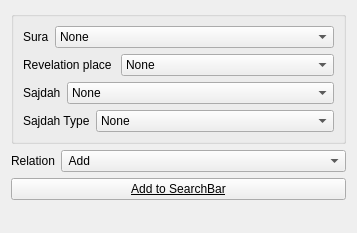
       <widget class="QWidget" name="p_misc">
        <property name="geometry">
         <rect>
          <x>0</x>
          <y>0</y>
          <width>357</width>
          <height>233</height>
         </rect>
        </property>
        <attribute name="label">
         <string>Misc</string>
        </attribute>
        <layout class="QVBoxLayout" name="verticalLayout_20">
         <item>
          <widget class="QGroupBox" name="groupBox_11">
           <property name="title">
            <string/>
           </property>
           <layout class="QVBoxLayout" name="verticalLayout_21">
            <item>
             <layout class="QHBoxLayout" name="horizontalLayout_15">
              <item>
               <widget class="QLabel" name="label_25">
                <property name="sizePolicy">
                 <sizepolicy hsizetype="Fixed" vsizetype="Preferred">
                  <horstretch>0</horstretch>
                  <verstretch>0</verstretch>
                 </sizepolicy>
                </property>
                <property name="text">
                 <string>Sura</string>
                </property>
                <property name="buddy">
                 <cstring>o_stat_in</cstring>
                </property>
               </widget>
              </item>
              <item>
               <widget class="QComboBox" name="o_sura_name">
                <item>
                 <property name="text">
                  <string>None</string>
                 </property>
                </item>
               </widget>
              </item>
             </layout>
            </item>
            <item>
             <layout class="QHBoxLayout" name="horizontalLayout_16">
              <item>
               <widget class="QLabel" name="label_26">
                <property name="sizePolicy">
                 <sizepolicy hsizetype="Fixed" vsizetype="Preferred">
                  <horstretch>0</horstretch>
                  <verstretch>0</verstretch>
                 </sizepolicy>
                </property>
                <property name="text">
                 <string>Revelation place </string>
                </property>
                <property name="buddy">
                 <cstring>o_stat_in</cstring>
                </property>
               </widget>
              </item>
              <item>
               <widget class="QComboBox" name="o_tanzil">
                <item>
                 <property name="text">
                  <string>None</string>
                 </property>
                </item>
                <item>
                 <property name="text">
                  <string>Medina</string>
                 </property>
                </item>
                <item>
                 <property name="text">
                  <string>Mekka</string>
                 </property>
                </item>
               </widget>
              </item>
             </layout>
            </item>
            <item>
             <layout class="QHBoxLayout" name="horizontalLayout_19">
              <item>
               <widget class="QLabel" name="label_31">
                <property name="sizePolicy">
                 <sizepolicy hsizetype="Fixed" vsizetype="Preferred">
                  <horstretch>0</horstretch>
                  <verstretch>0</verstretch>
                 </sizepolicy>
                </property>
                <property name="text">
                 <string>Sajdah</string>
                </property>
                <property name="buddy">
                 <cstring>o_stat_in</cstring>
                </property>
               </widget>
              </item>
              <item>
               <widget class="QComboBox" name="o_sajdah_exist">
                <item>
                 <property name="text">
                  <string>None</string>
                 </property>
                </item>
                <item>
                 <property name="text">
                  <string>No</string>
                 </property>
                </item>
                <item>
                 <property name="text">
                  <string>Yes</string>
                 </property>
                </item>
               </widget>
              </item>
             </layout>
            </item>
            <item>
             <layout class="QHBoxLayout" name="horizontalLayout_18">
              <item>
               <widget class="QLabel" name="label_30">
                <property name="sizePolicy">
                 <sizepolicy hsizetype="Fixed" vsizetype="Preferred">
                  <horstretch>0</horstretch>
                  <verstretch>0</verstretch>
                 </sizepolicy>
                </property>
                <property name="text">
                 <string>Sajdah Type</string>
                </property>
                <property name="buddy">
                 <cstring>o_stat_in</cstring>
                </property>
               </widget>
              </item>
              <item>
               <widget class="QComboBox" name="o_sajdah_type">
                <property name="enabled">
                 <bool>true</bool>
                </property>
                <item>
                 <property name="text">
                  <string>None</string>
                 </property>
                </item>
                <item>
                 <property name="text">
                  <string>Recommended</string>
                 </property>
                </item>
                <item>
                 <property name="text">
                  <string>Obliged</string>
                 </property>
                </item>
               </widget>
              </item>
             </layout>
            </item>
           </layout>
          </widget>
         </item>
         <item>
          <layout class="QHBoxLayout" name="horizontalLayout_32">
           <item>
            <widget class="QLabel" name="label_15">
             <property name="sizePolicy">
              <sizepolicy hsizetype="Fixed" vsizetype="Preferred">
               <horstretch>0</horstretch>
               <verstretch>0</verstretch>
              </sizepolicy>
             </property>
             <property name="text">
              <string>Relation</string>
             </property>
             <property name="buddy">
              <cstring>o_relation_misc</cstring>
             </property>
            </widget>
           </item>
           <item>
            <widget class="QComboBox" name="o_relation_misc">
             <property name="currentIndex">
              <number>0</number>
             </property>
             <item>
              <property name="text">
               <string> Add</string>
              </property>
             </item>
             <item>
              <property name="text">
               <string>Replace</string>
              </property>
             </item>
             <item>
              <property name="text">
               <string>(OR)</string>
              </property>
             </item>
             <item>
              <property name="text">
               <string>(AND)</string>
              </property>
             </item>
             <item>
              <property name="text">
               <string>(ANDNOT)</string>
              </property>
             </item>
            </widget>
           </item>
          </layout>
         </item>
         <item>
          <widget class="QPushButton" name="o_add2query_misc">
           <property name="font">
            <font>
             <weight>50</weight>
             <bold>false</bold>
             <underline>true</underline>
             <strikeout>false</strikeout>
             <kerning>false</kerning>
            </font>
           </property>
           <property name="cursor">
            <cursorShape>PointingHandCursor</cursorShape>
           </property>
           <property name="toolTip">
            <string/>
           </property>
           <property name="text">
            <string>Add to SearchBar</string>
           </property>
           <property name="icon">
            <iconset resource="../resources/main.qrc">
             <normaloff>:/resources/up-16.png</normaloff>:/resources/up-16.png</iconset>
           </property>
          </widget>
         </item>
         <item>
          <spacer name="verticalSpacer_6">
           <property name="orientation">
            <enum>Qt::Vertical</enum>
           </property>
           <property name="sizeHint" stdset="0">
            <size>
             <width>20</width>
             <height>40</height>
            </size>
           </property>
          </spacer>
         </item>
        </layout>
       </widget>
